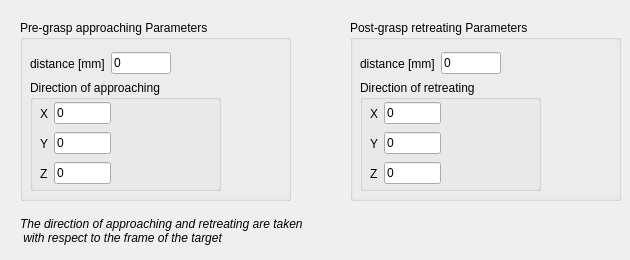
   <widget class="QWidget" name="tab_pick">
    <attribute name="title">
     <string>Pick settings</string>
    </attribute>
    <widget class="QLabel" name="label_pick">
     <property name="geometry">
      <rect>
       <x>20</x>
       <y>210</y>
       <width>331</width>
       <height>41</height>
      </rect>
     </property>
     <property name="font">
      <font>
       <italic>true</italic>
       <underline>false</underline>
      </font>
     </property>
     <property name="text">
      <string>The direction of approaching and retreating are taken 
 with respect to the frame of the target</string>
     </property>
    </widget>
    <widget class="QGroupBox" name="groupBox_pre_grasp">
     <property name="geometry">
      <rect>
       <x>20</x>
       <y>20</y>
       <width>271</width>
       <height>181</height>
      </rect>
     </property>
     <property name="title">
      <string>Pre-grasp approaching Parameters</string>
     </property>
     <widget class="QWidget" name="layoutWidget_dist">
      <property name="geometry">
       <rect>
        <x>10</x>
        <y>30</y>
        <width>141</width>
        <height>27</height>
       </rect>
      </property>
      <layout class="QHBoxLayout" name="horizontalLayout_16">
       <item>
        <widget class="QLabel" name="label_31">
         <property name="text">
          <string>distance [mm]</string>
         </property>
        </widget>
       </item>
       <item>
        <widget class="QLineEdit" name="lineEdit_pre_grasp_dist">
         <property name="text">
          <string>0</string>
         </property>
        </widget>
       </item>
      </layout>
     </widget>
     <widget class="QGroupBox" name="groupBox_9">
      <property name="geometry">
       <rect>
        <x>10</x>
        <y>60</y>
        <width>191</width>
        <height>111</height>
       </rect>
      </property>
      <property name="title">
       <string>Direction of approaching</string>
      </property>
      <widget class="QWidget" name="layoutWidget_12">
       <property name="geometry">
        <rect>
         <x>10</x>
         <y>50</y>
         <width>71</width>
         <height>27</height>
        </rect>
       </property>
       <layout class="QHBoxLayout" name="horizontalLayout_29">
        <item>
         <widget class="QLabel" name="label_97">
          <property name="text">
           <string>Y</string>
          </property>
         </widget>
        </item>
        <item>
         <widget class="QLineEdit" name="lineEdit_pre_grasp_y">
          <property name="text">
           <string>0</string>
          </property>
         </widget>
        </item>
       </layout>
      </widget>
      <widget class="QWidget" name="layoutWidget_13">
       <property name="geometry">
        <rect>
         <x>10</x>
         <y>80</y>
         <width>71</width>
         <height>27</height>
        </rect>
       </property>
       <layout class="QHBoxLayout" name="horizontalLayout_30">
        <item>
         <widget class="QLabel" name="label_98">
          <property name="text">
           <string>Z</string>
          </property>
         </widget>
        </item>
        <item>
         <widget class="QLineEdit" name="lineEdit_pre_grasp_z">
          <property name="text">
           <string>0</string>
          </property>
         </widget>
        </item>
       </layout>
      </widget>
      <widget class="QWidget" name="layoutWidget_eng_tol_pos_3">
       <property name="geometry">
        <rect>
         <x>10</x>
         <y>20</y>
         <width>71</width>
         <height>27</height>
        </rect>
       </property>
       <layout class="QHBoxLayout" name="horizontalLayout_31">
        <item>
         <widget class="QLabel" name="label_99">
          <property name="text">
           <string>X</string>
          </property>
         </widget>
        </item>
        <item>
         <widget class="QLineEdit" name="lineEdit_pre_grasp_x">
          <property name="text">
           <string>0</string>
          </property>
         </widget>
        </item>
       </layout>
      </widget>
     </widget>
    </widget>
    <widget class="QGroupBox" name="groupBox_post_grasp">
     <property name="geometry">
      <rect>
       <x>350</x>
       <y>20</y>
       <width>271</width>
       <height>181</height>
      </rect>
     </property>
     <property name="title">
      <string>Post-grasp retreating Parameters</string>
     </property>
     <widget class="QWidget" name="layoutWidget_dist_2">
      <property name="geometry">
       <rect>
        <x>10</x>
        <y>30</y>
        <width>141</width>
        <height>27</height>
       </rect>
      </property>
      <layout class="QHBoxLayout" name="horizontalLayout_18">
       <item>
        <widget class="QLabel" name="label_33">
         <property name="text">
          <string>distance [mm]</string>
         </property>
        </widget>
       </item>
       <item>
        <widget class="QLineEdit" name="lineEdit_post_grasp_dist">
         <property name="text">
          <string>0</string>
         </property>
        </widget>
       </item>
      </layout>
     </widget>
     <widget class="QGroupBox" name="groupBox_10">
      <property name="geometry">
       <rect>
        <x>10</x>
        <y>60</y>
        <width>181</width>
        <height>111</height>
       </rect>
      </property>
      <property name="title">
       <string>Direction of retreating</string>
      </property>
      <widget class="QWidget" name="layoutWidget_14">
       <property name="geometry">
        <rect>
         <x>10</x>
         <y>50</y>
         <width>71</width>
         <height>27</height>
        </rect>
       </property>
       <layout class="QHBoxLayout" name="horizontalLayout_32">
        <item>
         <widget class="QLabel" name="label_100">
          <property name="text">
           <string>Y</string>
          </property>
         </widget>
        </item>
        <item>
         <widget class="QLineEdit" name="lineEdit_post_grasp_y">
          <property name="text">
           <string>0</string>
          </property>
         </widget>
        </item>
       </layout>
      </widget>
      <widget class="QWidget" name="layoutWidget_15">
       <property name="geometry">
        <rect>
         <x>10</x>
         <y>80</y>
         <width>71</width>
         <height>27</height>
        </rect>
       </property>
       <layout class="QHBoxLayout" name="horizontalLayout_33">
        <item>
         <widget class="QLabel" name="label_101">
          <property name="text">
           <string>Z</string>
          </property>
         </widget>
        </item>
        <item>
         <widget class="QLineEdit" name="lineEdit_post_grasp_z">
          <property name="text">
           <string>0</string>
          </property>
         </widget>
        </item>
       </layout>
      </widget>
      <widget class="QWidget" name="layoutWidget_eng_tol_pos_4">
       <property name="geometry">
        <rect>
         <x>10</x>
         <y>20</y>
         <width>71</width>
         <height>27</height>
        </rect>
       </property>
       <layout class="QHBoxLayout" name="horizontalLayout_34">
        <item>
         <widget class="QLabel" name="label_102">
          <property name="text">
           <string>X</string>
          </property>
         </widget>
        </item>
        <item>
         <widget class="QLineEdit" name="lineEdit_post_grasp_x">
          <property name="text">
           <string>0</string>
          </property>
         </widget>
        </item>
       </layout>
      </widget>
     </widget>
    </widget>
   </widget>
